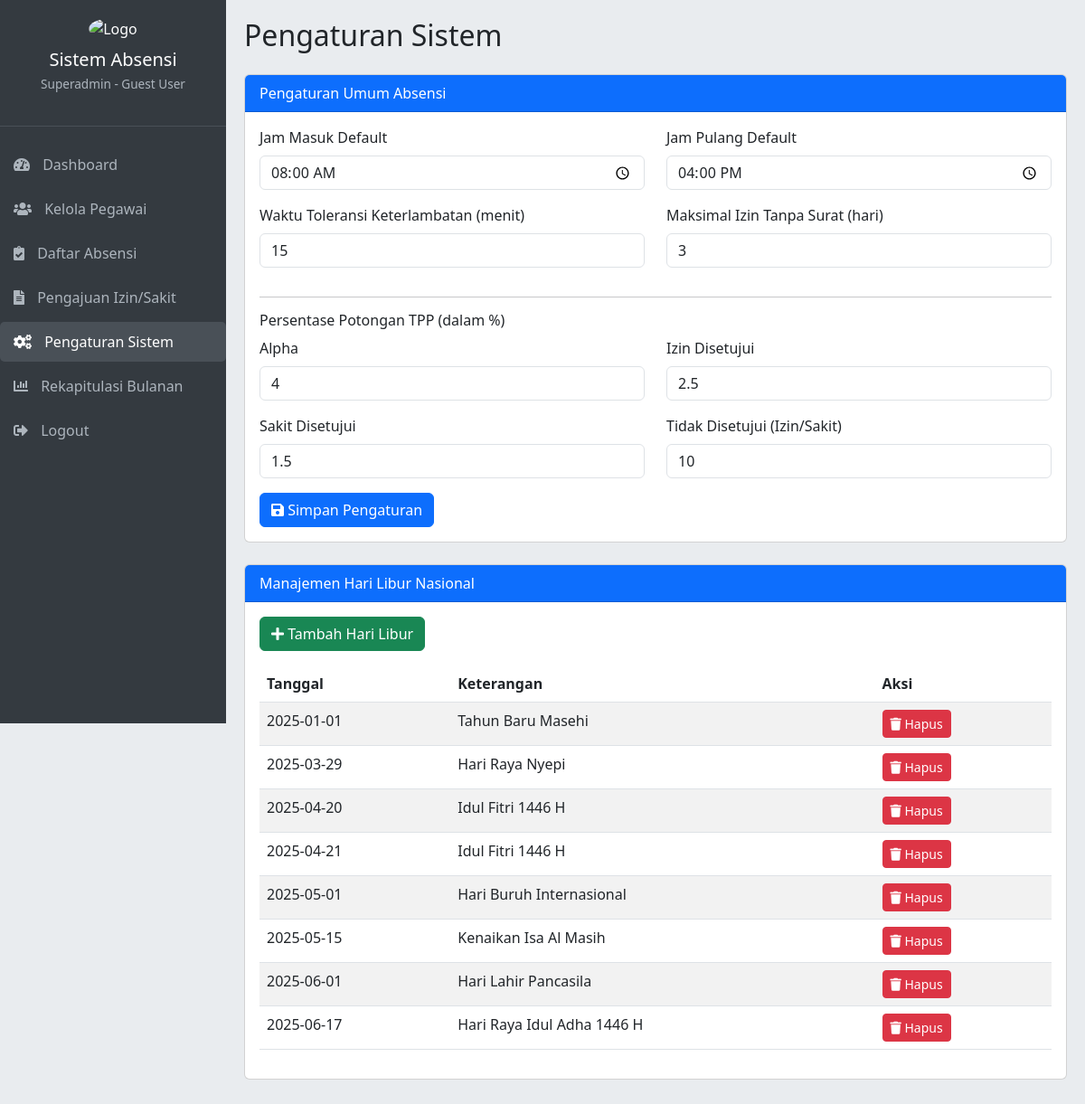
Page /admin/manage_settings.php (signed in) on the committed database.
### tables this page shows
CREATE TABLE `hari_libur` (
  `id_libur` int(11) NOT NULL,
  `tanggal` date NOT NULL,
  `keterangan` varchar(255) DEFAULT NULL
);

### config.php (called while the page is built, shortened)
<?php
function get_pengaturan($connection, $parameter_name) {
    $stmt = $connection->prepare("SELECT nilai FROM pengaturan WHERE parameter = ?");
    $stmt->bind_param("s", $parameter_name);
    $stmt->execute();
    $result = $stmt->get_result();
    $row = $result->fetch_assoc();
    return $row ? $row['nilai'] : null;
}
?>

### admin/manage_settings.php (the view, shortened to what this page needs)
<?php
require_once __DIR__ . "/../config.php";
$message = "";
require_once __DIR__ . "/../includes/header.php";
$jam_masuk_default = get_pengaturan($mysqli, 'Jam Masuk Default') ?? JAM_MASUK_DEFAULT;
$jam_pulang_default = get_pengaturan($mysqli, 'Jam Pulang Default') ?? JAM_PULANG_DEFAULT;
$toleransi_keterlambatan = get_pengaturan($mysqli, 'Waktu Toleransi Keterlambatan') ?? TOLERANSI_KETERLAMBATAN;
$max_izin_tanpa_surat = get_pengaturan($mysqli, 'Max Izin Tanpa Surat') ?? MAX_IZIN_TANPA_SURAT;
$potongan_alpha = get_pengaturan($mysqli, 'Persentase Potongan Alpha') ?? (POTONGAN_ALPHA * 100);
$potongan_izin = get_pengaturan($mysqli, 'Persentase Potongan Izin') ?? (POTONGAN_IZIN * 100);
$potongan_sakit = get_pengaturan($mysqli, 'Persentase Potongan Sakit') ?? (POTONGAN_Sakit * 100);
$potongan_tidak_setuju = get_pengaturan($mysqli, 'Persentase Potongan Tidak Disetujui') ?? (POTONGAN_ALPHA * 100);
$hari_libur = [];
$sql_select_holiday = "SELECT id_libur, tanggal, keterangan FROM hari_libur ORDER BY tanggal ASC";
if ($result_holiday = $mysqli->query($sql_select_holiday)) {
    while ($row_holiday = $result_holiday->fetch_assoc()) {
        $hari_libur[] = $row_holiday;
    }
} else {
    error_log("Error fetching holidays: " . $mysqli->error);
    if (empty($message)) {
        $message = "Gagal memuat daftar hari libur.";
        $message_type = "danger";
    }
}
?>
<div class="wrapper">
    <h2 class="mb-4">Pengaturan Sistem</h2>
    <div class="card mb-4">
        <div class="card-header bg-primary text-white">
            Pengaturan Umum Absensi
        </div>
        <div class="card-body">
            <form action="<?php echo htmlspecialchars($_SERVER["PHP_SELF"]); ?>" method="post">
                <div class="row">
                    <div class="col-md-6 mb-3">
                        <label for="jam_masuk_default" class="form-label">Jam Masuk Default</label>
                        <input type="time" class="form-control" id="jam_masuk_default" name="jam_masuk_default" value="<?php echo htmlspecialchars($jam_masuk_default); ?>" required>
                    </div>
                    <div class="col-md-6 mb-3">
                        <label for="jam_pulang_default" class="form-label">Jam Pulang Default</label>
                        <input type="time" class="form-control" id="jam_pulang_default" name="jam_pulang_default" value="<?php echo htmlspecialchars($jam_pulang_default); ?>" required>
                    </div>
                </div>
                <div class="row">
                    <div class="col-md-6 mb-3">
                        <label for="toleransi_keterlambatan" class="form-label">Waktu Toleransi Keterlambatan (menit)</label>
                        <input type="number" class="form-control" id="toleransi_keterlambatan" name="toleransi_keterlambatan" value="<?php echo htmlspecialchars($toleransi_keterlambatan); ?>" min="0" required>
                    </div>
                    <div class="col-md-6 mb-3">
                        <label for="max_izin_tanpa_surat" class="form-label">Maksimal Izin Tanpa Surat (hari)</label>
                        <input type="number" class="form-control" id="max_izin_tanpa_surat" name="max_izin_tanpa_surat" value="<?php echo htmlspecialchars($max_izin_tanpa_surat); ?>" min="0" required>
                    </div>
                </div>
                <hr>
                <h6>Persentase Potongan TPP (dalam %)</h6>
                <div class="row">
                    <div class="col-md-6 mb-3">
                        <label for="potongan_alpha" class="form-label">Alpha</label>
                        <input type="number" step="0.01" class="form-control" id="potongan_alpha" name="potongan_alpha" value="<?php echo htmlspecialchars($potongan_alpha); ?>" min="0" max="100" required>
                    </div>
                    <div class="col-md-6 mb-3">
                        <label for="potongan_izin" class="form-label">Izin Disetujui</label>
                        <input type="number" step="0.01" class="form-control" id="potongan_izin" name="potongan_izin" value="<?php echo htmlspecialchars($potongan_izin); ?>" min="0" max="100" required>
                    </div>
                </div>
                <div class="row">
                    <div class="col-md-6 mb-3">
                        <label for="potongan_sakit" class="form-label">Sakit Disetujui</label>
                        <input type="number" step="0.01" class="form-control" id="potongan_sakit" name="potongan_sakit" value="<?php echo htmlspecialchars($potongan_sakit); ?>" min="0" max="100" required>
                    </div>
                    <div class="col-md-6 mb-3">
                        <label for="potongan_tidak_setuju" class="form-label">Tidak Disetujui (Izin/Sakit)</label>
                        <input type="number" step="0.01" class="form-control" id="potongan_tidak_setuju" name="potongan_tidak_setuju" value="<?php echo htmlspecialchars($potongan_tidak_setuju); ?>" min="0" max="100" required>
                    </div>
                </div>
                <button type="submit" class="btn btn-primary"><i class="fas fa-save"></i> Simpan Pengaturan</button>
            </form>
        </div>
    </div>
    <div class="card mb-4">
        <div class="card-header bg-primary text-white">
            Manajemen Hari Libur Nasional
        </div>
        <div class="card-body">
            <button type="button" class="btn btn-success mb-3" data-bs-toggle="modal" data-bs-target="#modalAddHoliday">
                <i class="fas fa-plus"></i> Tambah Hari Libur
            </button>
            <div class="table-responsive">
                <table class="table table-striped table-hover">
                    <thead class="thead-dark">
                        <tr>
                            <th>Tanggal</th>
                            <th>Keterangan</th>
                            <th>Aksi</th>
                        </tr>
                    </thead>
                    <tbody>
                        <?php if (empty($hari_libur)): ?>
                            <tr>
                                <td colspan="3" class="text-center">Tidak ada hari libur yang terdaftar.</td>
                            </tr>
                        <?php else: ?>
                            <?php foreach ($hari_libur as $libur): ?>
                            <tr>
                                <td><?php echo htmlspecialchars($libur['tanggal']); ?></td>
                                <td><?php echo htmlspecialchars($libur['keterangan']); ?></td>
                                <td>
                                    <button type="button" class="btn btn-sm btn-danger" data-bs-toggle="modal" data-bs-target="#modalDeleteHoliday"
                                        data-id="<?php echo $libur['id_libur']; ?>"
                                        data-tanggal="<?php echo htmlspecialchars($libur['tanggal']); ?>"
                                        data-keterangan="<?php echo htmlspecialchars($libur['keterangan']); ?>">
                                        <i class="fas fa-trash"></i> Hapus
                                    </button>
                                </td>
                            </tr>
                            <?php endforeach; ?>
                        <?php endif; ?>
                    </tbody>
                </table>
            </div>
        </div>
    </div>
</div>
<?php
require_once __DIR__ . "/../includes/footer.php";
?>

### includes/header.php (style rules this page uses)
body { font-family: 'Segoe UI', Tahoma, Geneva, Verdana, sans-serif; background-color: #e9ecef; min-height: 100vh; display: flex; }

### rows in the picture
hari_libur: tanggal "2025-01-01", keterangan "Tahun Baru Masehi"
hari_libur: tanggal "2025-03-29", keterangan "Hari Raya Nyepi"
hari_libur: tanggal "2025-04-20", keterangan "Idul Fitri 1446 H"
hari_libur: tanggal "2025-04-21", keterangan "Idul Fitri 1446 H"
hari_libur: tanggal "2025-05-01", keterangan "Hari Buruh Internasional"
hari_libur: tanggal "2025-05-15", keterangan "Kenaikan Isa Al Masih"
hari_libur: tanggal "2025-06-01", keterangan "Hari Lahir Pancasila"
hari_libur: tanggal "2025-06-17", keterangan "Hari Raya Idul Adha 1446 H"

### other values in the picture
$_SESSION['hak_akses'] "Superadmin"
$_SESSION['nama'] "Guest User"
